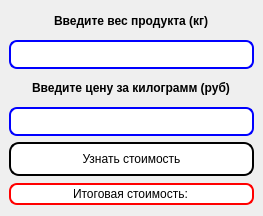
<?xml version="1.0" encoding="UTF-8"?>
<ui version="4.0">
 <class>MainWindow</class>
 <widget class="QMainWindow" name="MainWindow">
  <property name="geometry">
   <rect>
    <x>0</x>
    <y>0</y>
    <width>263</width>
    <height>216</height>
   </rect>
  </property>
  <property name="minimumSize">
   <size>
    <width>263</width>
    <height>216</height>
   </size>
  </property>
  <property name="maximumSize">
   <size>
    <width>263</width>
    <height>216</height>
   </size>
  </property>
  <property name="windowTitle">
   <string>MainWindow</string>
  </property>
  <widget class="QWidget" name="centralwidget">
   <property name="enabled">
    <bool>true</bool>
   </property>
   <layout class="QGridLayout" name="gridLayout">
    <item row="3" column="0" alignment="Qt::AlignHCenter|Qt::AlignVCenter">
     <widget class="QLabel" name="label_2">
      <property name="font">
       <font>
        <bold>true</bold>
       </font>
      </property>
      <property name="text">
       <string>Введите цену за килограмм (руб)</string>
      </property>
     </widget>
    </item>
    <item row="1" column="0" alignment="Qt::AlignHCenter|Qt::AlignVCenter">
     <widget class="QLabel" name="label">
      <property name="font">
       <font>
        <bold>true</bold>
       </font>
      </property>
      <property name="text">
       <string>Введите вес продукта (кг)</string>
      </property>
     </widget>
    </item>
    <item row="2" column="0" alignment="Qt::AlignVCenter">
     <widget class="QLineEdit" name="weigth">
      <property name="minimumSize">
       <size>
        <width>133</width>
        <height>0</height>
       </size>
      </property>
      <property name="styleSheet">
       <string notr="true">background-color: white;
 border-style: solid;
 border-width:2px;
 border-radius:8;
 border-color: blue;
height:25;</string>
      </property>
      <property name="text">
       <string/>
      </property>
      <property name="alignment">
       <set>Qt::AlignLeading|Qt::AlignLeft|Qt::AlignVCenter</set>
      </property>
     </widget>
    </item>
    <item row="7" column="0" alignment="Qt::AlignVCenter">
     <widget class="QLineEdit" name="price_result">
      <property name="minimumSize">
       <size>
        <width>245</width>
        <height>22</height>
       </size>
      </property>
      <property name="styleSheet">
       <string notr="true">background-color: white;
 border-style: solid;
 border-width:2px;
 border-radius:8;
 border-color: red;</string>
      </property>
      <property name="inputMask">
       <string notr="true"/>
      </property>
      <property name="text">
       <string>Итоговая стоимость:</string>
      </property>
      <property name="frame">
       <bool>true</bool>
      </property>
      <property name="alignment">
       <set>Qt::AlignCenter</set>
      </property>
      <property name="dragEnabled">
       <bool>false</bool>
      </property>
      <property name="readOnly">
       <bool>true</bool>
      </property>
     </widget>
    </item>
    <item row="6" column="0">
     <widget class="QPushButton" name="pushButton">
      <property name="font">
       <font>
        <italic>false</italic>
        <bold>false</bold>
       </font>
      </property>
      <property name="styleSheet">
       <string notr="true">QPushButton
{
background-color: white;
 border-style: solid;
 border-width:2px;
 border-radius:10;
 border-color: black;
height:30;
}

QPushButton:hover
{
background-color: rgb(165, 175, 188);
 border-style: solid;
 border-width:2px;
 border-radius:10;
 border-color: black;
height:30;
}</string>
      </property>
      <property name="text">
       <string>Узнать стоимость</string>
      </property>
     </widget>
    </item>
    <item row="4" column="0">
     <widget class="QLineEdit" name="cost">
      <property name="minimumSize">
       <size>
        <width>0</width>
        <height>0</height>
       </size>
      </property>
      <property name="styleSheet">
       <string notr="true">background-color: white;
 border-style: solid;
 border-width:2px;
 border-radius:8;
 border-color: blue;
height:25;</string>
      </property>
      <property name="text">
       <string/>
      </property>
      <property name="alignment">
       <set>Qt::AlignLeading|Qt::AlignLeft|Qt::AlignVCenter</set>
      </property>
     </widget>
    </item>
   </layout>
  </widget>
  <widget class="QMenuBar" name="menubar">
   <property name="geometry">
    <rect>
     <x>0</x>
     <y>0</y>
     <width>263</width>
     <height>22</height>
    </rect>
   </property>
  </widget>
 </widget>
 <resources/>
 <connections/>
</ui>
